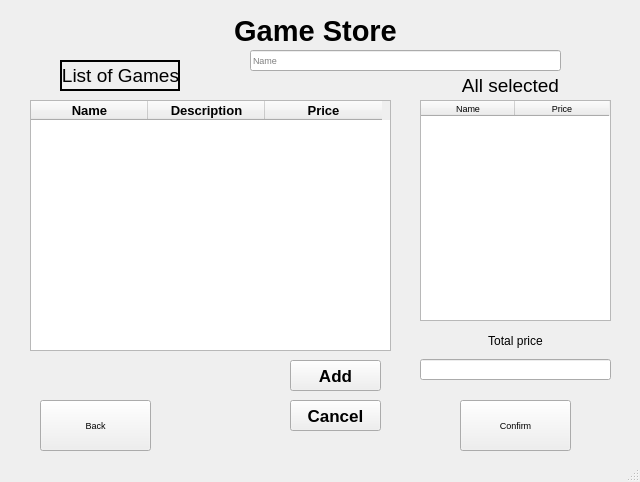
<?xml version="1.0" encoding="UTF-8"?>
<ui version="4.0">
 <class>MainWindow</class>
 <widget class="QMainWindow" name="MainWindow">
  <property name="geometry">
   <rect>
    <x>0</x>
    <y>0</y>
    <width>640</width>
    <height>482</height>
   </rect>
  </property>
  <property name="font">
   <font>
    <pointsize>7</pointsize>
   </font>
  </property>
  <property name="windowTitle">
   <string>MainWindow</string>
  </property>
  <widget class="QWidget" name="centralwidget">
   <widget class="QLabel" name="label">
    <property name="geometry">
     <rect>
      <x>170</x>
      <y>0</y>
      <width>291</width>
      <height>61</height>
     </rect>
    </property>
    <property name="font">
     <font>
      <pointsize>22</pointsize>
      <weight>75</weight>
      <bold>true</bold>
     </font>
    </property>
    <property name="layoutDirection">
     <enum>Qt::LeftToRight</enum>
    </property>
    <property name="text">
     <string>Game Store</string>
    </property>
    <property name="alignment">
     <set>Qt::AlignCenter</set>
    </property>
   </widget>
   <widget class="QPushButton" name="backBtn">
    <property name="geometry">
     <rect>
      <x>40</x>
      <y>400</y>
      <width>111</width>
      <height>51</height>
     </rect>
    </property>
    <property name="text">
     <string>Back</string>
    </property>
   </widget>
   <widget class="QFrame" name="frame">
    <property name="geometry">
     <rect>
      <x>60</x>
      <y>60</y>
      <width>120</width>
      <height>31</height>
     </rect>
    </property>
    <property name="frameShape">
     <enum>QFrame::WinPanel</enum>
    </property>
    <property name="frameShadow">
     <enum>QFrame::Plain</enum>
    </property>
    <property name="lineWidth">
     <number>1</number>
    </property>
    <property name="midLineWidth">
     <number>0</number>
    </property>
    <widget class="QLabel" name="label_2">
     <property name="geometry">
      <rect>
       <x>0</x>
       <y>0</y>
       <width>121</width>
       <height>31</height>
      </rect>
     </property>
     <property name="font">
      <font>
       <pointsize>14</pointsize>
      </font>
     </property>
     <property name="text">
      <string>List of Games</string>
     </property>
     <property name="textFormat">
      <enum>Qt::AutoText</enum>
     </property>
     <property name="alignment">
      <set>Qt::AlignCenter</set>
     </property>
     <property name="wordWrap">
      <bool>false</bool>
     </property>
    </widget>
   </widget>
   <widget class="QPushButton" name="ConfirmBtn">
    <property name="geometry">
     <rect>
      <x>460</x>
      <y>400</y>
      <width>111</width>
      <height>51</height>
     </rect>
    </property>
    <property name="text">
     <string>Confirm</string>
    </property>
   </widget>
   <widget class="QTableWidget" name="tableWidget">
    <property name="geometry">
     <rect>
      <x>30</x>
      <y>100</y>
      <width>361</width>
      <height>251</height>
     </rect>
    </property>
    <property name="minimumSize">
     <size>
      <width>361</width>
      <height>20</height>
     </size>
    </property>
    <property name="font">
     <font>
      <pointsize>10</pointsize>
      <weight>75</weight>
      <italic>false</italic>
      <bold>true</bold>
      <strikeout>false</strikeout>
      <kerning>true</kerning>
     </font>
    </property>
    <property name="mouseTracking">
     <bool>false</bool>
    </property>
    <property name="autoFillBackground">
     <bool>false</bool>
    </property>
    <property name="frameShadow">
     <enum>QFrame::Sunken</enum>
    </property>
    <property name="lineWidth">
     <number>5</number>
    </property>
    <property name="midLineWidth">
     <number>0</number>
    </property>
    <property name="showGrid">
     <bool>true</bool>
    </property>
    <property name="gridStyle">
     <enum>Qt::SolidLine</enum>
    </property>
    <property name="columnCount">
     <number>3</number>
    </property>
    <attribute name="horizontalHeaderCascadingSectionResizes">
     <bool>false</bool>
    </attribute>
    <attribute name="horizontalHeaderDefaultSectionSize">
     <number>117</number>
    </attribute>
    <attribute name="horizontalHeaderHighlightSections">
     <bool>true</bool>
    </attribute>
    <attribute name="horizontalHeaderMinimumSectionSize">
     <number>46</number>
    </attribute>
    <attribute name="horizontalHeaderShowSortIndicator" stdset="0">
     <bool>false</bool>
    </attribute>
    <attribute name="horizontalHeaderStretchLastSection">
     <bool>false</bool>
    </attribute>
    <attribute name="verticalHeaderShowSortIndicator" stdset="0">
     <bool>false</bool>
    </attribute>
    <column>
     <property name="text">
      <string>Name</string>
     </property>
    </column>
    <column>
     <property name="text">
      <string>Description</string>
     </property>
    </column>
    <column>
     <property name="text">
      <string>Price</string>
     </property>
    </column>
   </widget>
   <widget class="QPushButton" name="addBtn">
    <property name="geometry">
     <rect>
      <x>290</x>
      <y>360</y>
      <width>91</width>
      <height>31</height>
     </rect>
    </property>
    <property name="font">
     <font>
      <pointsize>13</pointsize>
      <weight>75</weight>
      <bold>true</bold>
     </font>
    </property>
    <property name="text">
     <string>Add</string>
    </property>
   </widget>
   <widget class="QTableWidget" name="tableWidget_2">
    <property name="geometry">
     <rect>
      <x>420</x>
      <y>100</y>
      <width>191</width>
      <height>221</height>
     </rect>
    </property>
    <attribute name="horizontalHeaderDefaultSectionSize">
     <number>94</number>
    </attribute>
    <column>
     <property name="text">
      <string>Name</string>
     </property>
    </column>
    <column>
     <property name="text">
      <string>Price</string>
     </property>
    </column>
   </widget>
   <widget class="QLabel" name="label_3">
    <property name="geometry">
     <rect>
      <x>450</x>
      <y>70</y>
      <width>121</width>
      <height>31</height>
     </rect>
    </property>
    <property name="font">
     <font>
      <pointsize>14</pointsize>
     </font>
    </property>
    <property name="text">
     <string>All selected</string>
    </property>
    <property name="textFormat">
     <enum>Qt::AutoText</enum>
    </property>
    <property name="alignment">
     <set>Qt::AlignCenter</set>
    </property>
    <property name="wordWrap">
     <bool>false</bool>
    </property>
   </widget>
   <widget class="QLabel" name="label_4">
    <property name="geometry">
     <rect>
      <x>480</x>
      <y>330</y>
      <width>71</width>
      <height>21</height>
     </rect>
    </property>
    <property name="font">
     <font>
      <pointsize>9</pointsize>
     </font>
    </property>
    <property name="text">
     <string>Total price</string>
    </property>
    <property name="textFormat">
     <enum>Qt::AutoText</enum>
    </property>
    <property name="alignment">
     <set>Qt::AlignCenter</set>
    </property>
    <property name="wordWrap">
     <bool>false</bool>
    </property>
   </widget>
   <widget class="QLineEdit" name="totalprice">
    <property name="geometry">
     <rect>
      <x>420</x>
      <y>359</y>
      <width>191</width>
      <height>21</height>
     </rect>
    </property>
    <property name="text">
     <string/>
    </property>
    <property name="readOnly">
     <bool>true</bool>
    </property>
    <property name="placeholderText">
     <string/>
    </property>
   </widget>
   <widget class="QPushButton" name="cancelBtn">
    <property name="geometry">
     <rect>
      <x>290</x>
      <y>400</y>
      <width>91</width>
      <height>31</height>
     </rect>
    </property>
    <property name="font">
     <font>
      <pointsize>13</pointsize>
      <weight>75</weight>
      <bold>true</bold>
     </font>
    </property>
    <property name="text">
     <string>Cancel</string>
    </property>
   </widget>
   <widget class="QLineEdit" name="nameform">
    <property name="geometry">
     <rect>
      <x>250</x>
      <y>50</y>
      <width>311</width>
      <height>21</height>
     </rect>
    </property>
    <property name="placeholderText">
     <string>Name</string>
    </property>
   </widget>
  </widget>
  <widget class="QStatusBar" name="statusbar"/>
 </widget>
 <resources/>
 <connections/>
</ui>
